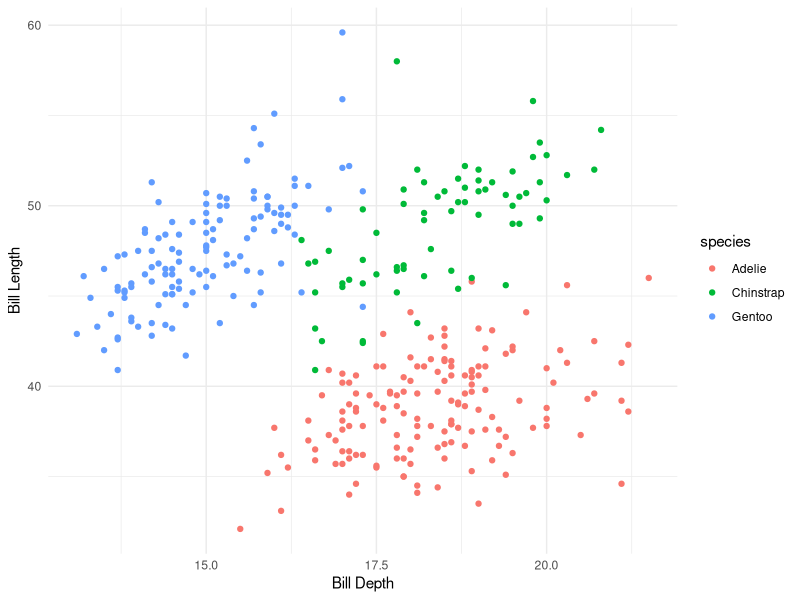

This chart was generated by the following R code:
library("palmerpenguins")
View(penguins)
library("ggplot2")
library("dplyr")

graph_df <- penguins %>% group_by(species) %>% summarise(
          bill_depth_mm,
          bill_length_mm,
          species)

View(graph_df)

ggplot(graph_df, aes(x = bill_depth_mm, y=bill_length_mm, colour = species)) +
  geom_point() +
  xlab("Bill Depth") +
  ylab("Bill Length") +
  theme_minimal()